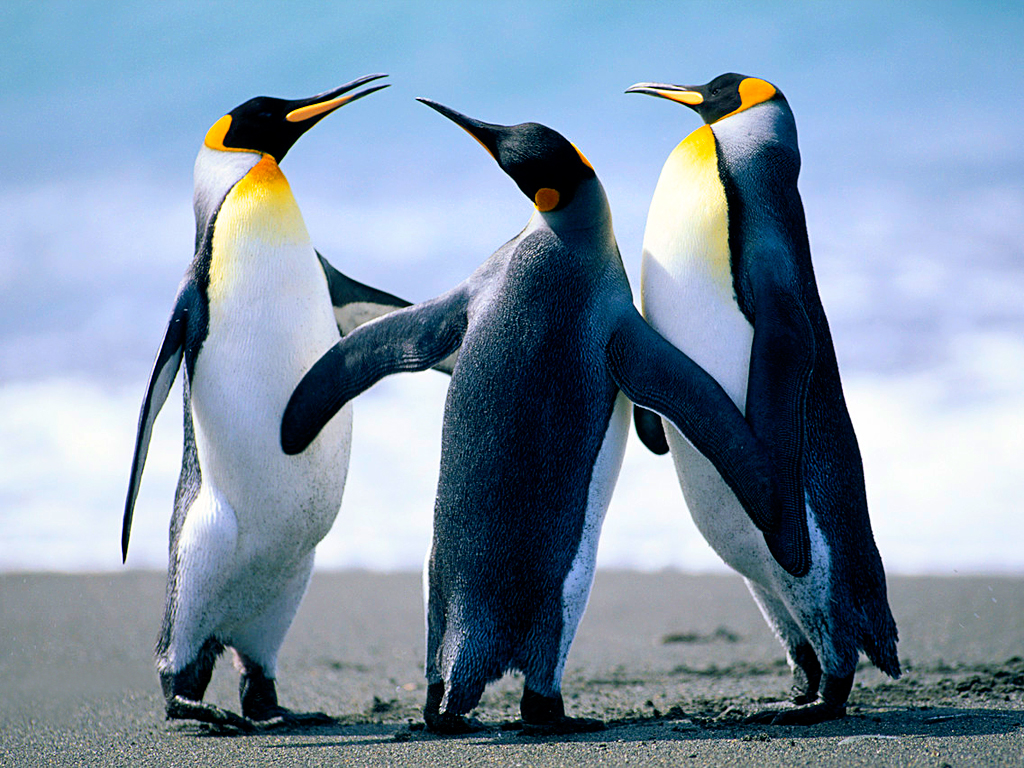
#> input picture Canny Edge Detector/Penguins.jpg, 1024 x 768 px, found by its file name
$ python histogram.py
#> lines starting #> are read from the running program, lines starting #| are printed output that depends on the picture
#write and execute programs for image equalization of histogram and histogram function
import cv2
import numpy as np
import matplotlib.pyplot as plt
img= cv2.imread("Penguins.jpg",0)
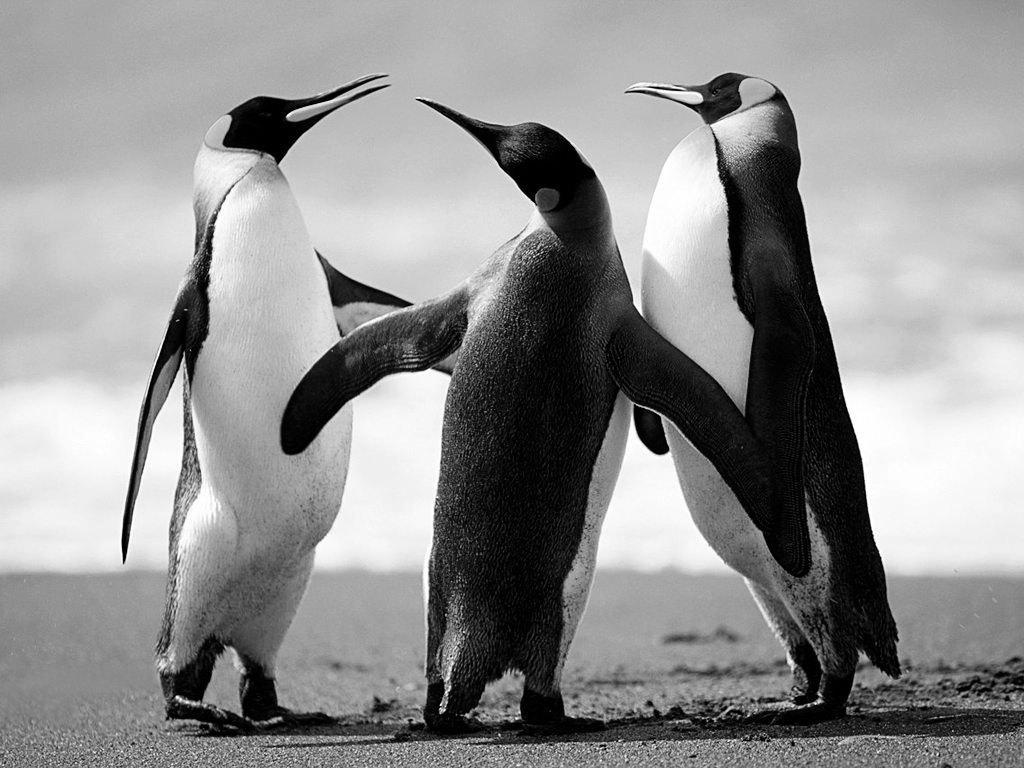
#> img: shape (768, 1024); min 0, max 255, mean 144.3
hist,bins= np.histogram(img.flatten(),256,[0,256])
#> hist = 256 values, max 8765 at index 0, min 749 at index 65, mean 3072; bins = 257 values from 0 to 256
cdf = hist.cumsum()
#> cdf = 256 values from 8765 to 786432
cdf_normalised = cdf * float(hist.max())/cdf.max()
#> cdf_normalised = 256 values from 97.69 to 8765
plt.plot(cdf_normalised,color = 'b')
plt.hist(img.flatten(),256,[0,256],color='r')
plt.xlim([0,256])
plt.legend(('cdf','histogram'),loc='upper left')
plt.show()
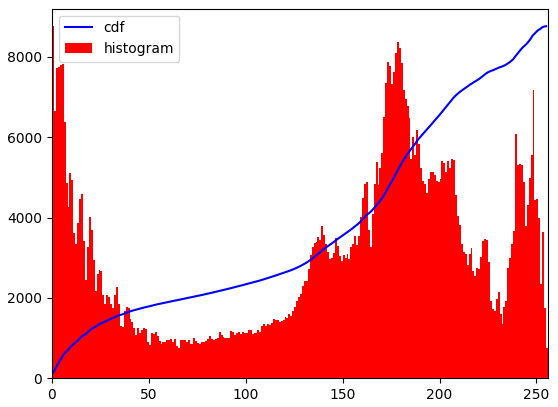
#> figure drawn by matplotlib, 1 panel; tallest bar 8765 high, from x = 0 to 1; curve peaks at x = 255, y = 8765
equ = cv2.equalizeHist(img)
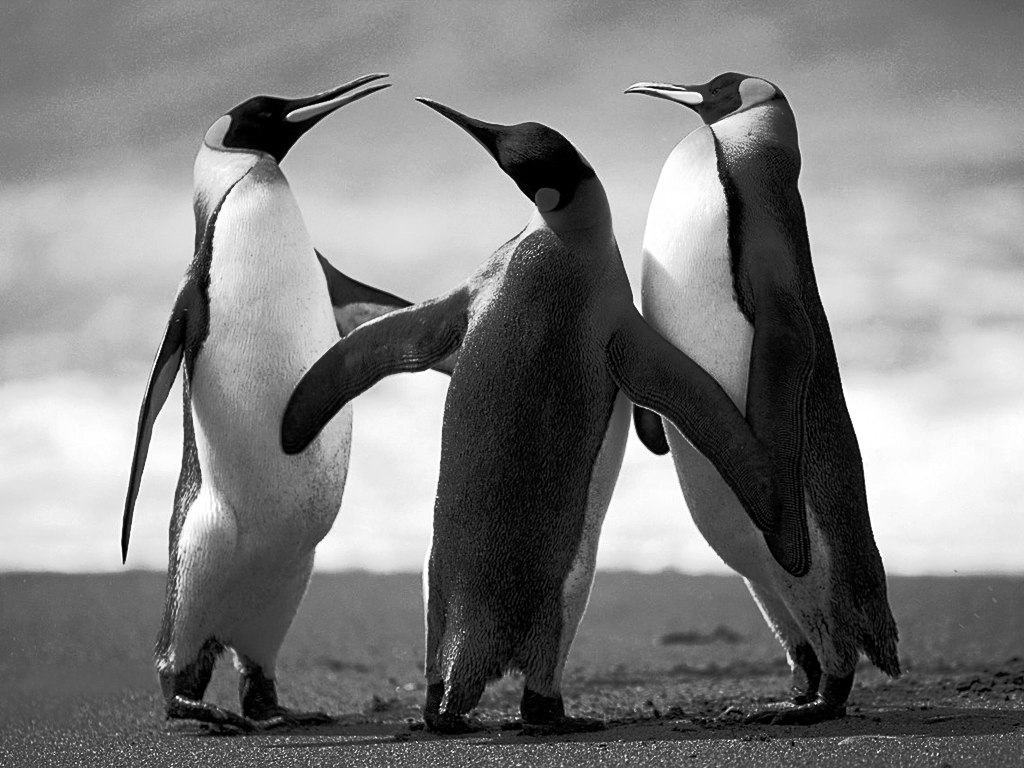
#> equ: shape (768, 1024); min 0, max 255, mean 126.7
res = np.hstack((img,equ))
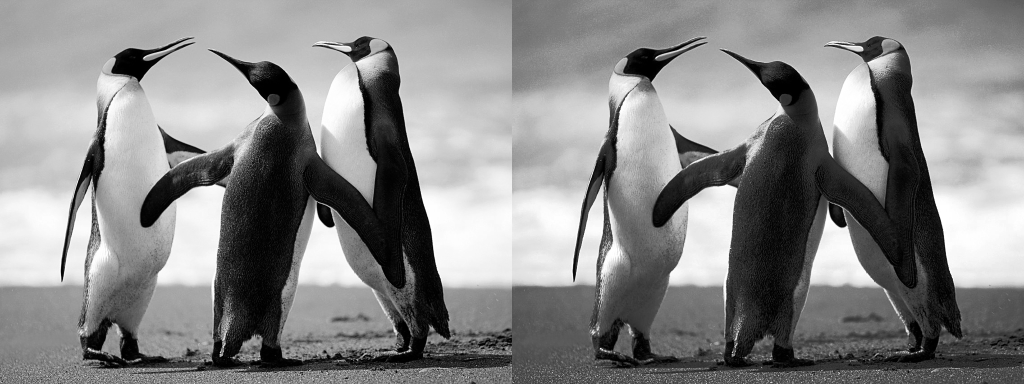
#> res: shape (768, 2048) (shown at 1/2 size); min 0, max 255, mean 135.5
cv2.imshow('equ.jpg',equ)
cv2.waitKey(0)
